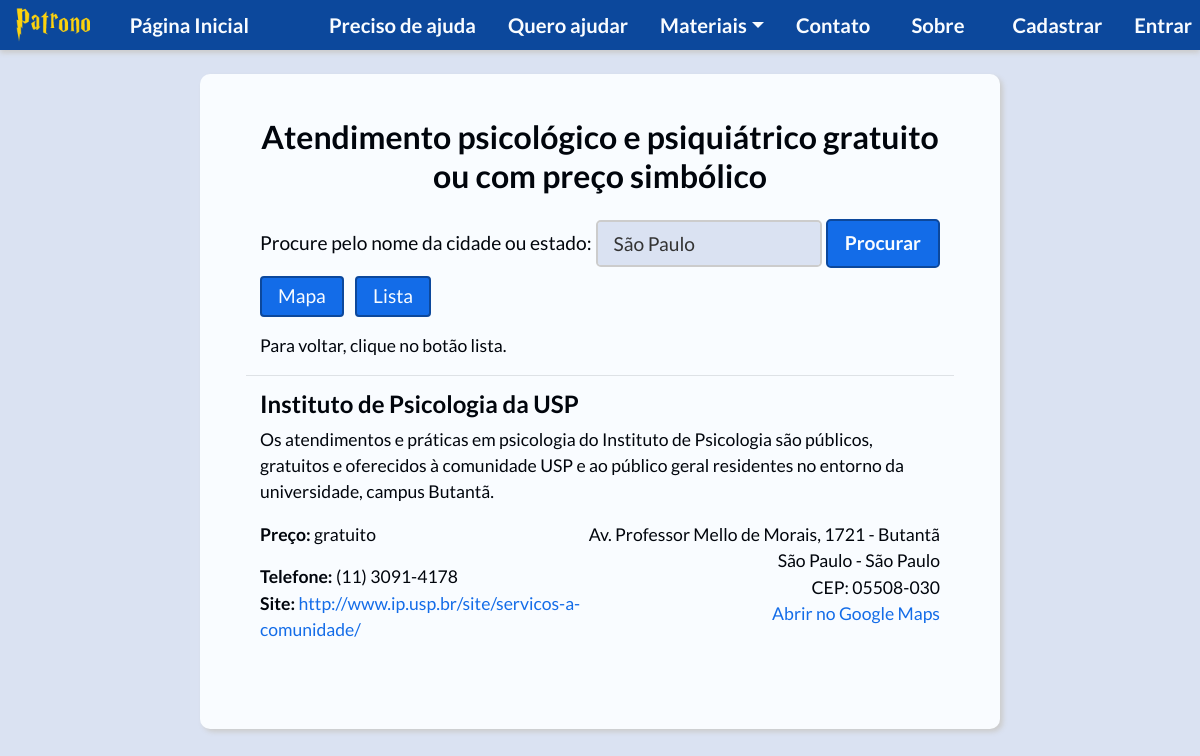
The app's page /php/local-selecionado.php?id=1 with its own data.
### tables this page shows
CREATE TABLE `localidade` (
  `id` int(11) NOT NULL,
  `latitude` varchar(255) DEFAULT NULL,
  `longitude` varchar(255) DEFAULT NULL,
  `logradouro` varchar(255) DEFAULT NULL,
  `numero` varchar(255) DEFAULT NULL,
  `complemento` varchar(255) DEFAULT NULL,
  `bairro` varchar(255) DEFAULT NULL,
  `cidade` varchar(255) DEFAULT NULL,
  `estado` varchar(255) DEFAULT NULL,
  `cep` varchar(255) DEFAULT NULL,
  `preco_min` varchar(255) DEFAULT NULL,
  `preco_max` varchar(255) DEFAULT NULL,
  `nome` varchar(255) DEFAULT NULL,
  `descricao` text,
  `horario` varchar(255) DEFAULT NULL,
  `telefone` varchar(255) DEFAULT NULL,
  `celular` varchar(255) DEFAULT NULL,
  `email` varchar(255) DEFAULT NULL,
  `link` varchar(255) DEFAULT NULL,
  `data_cadastro` datetime DEFAULT NULL
);

### php/local-selecionado.php (the view, shortened to what this page needs)
<!DOCTYPE html>
<html lang="pt-br">
<head>
  <link rel="stylesheet" href="/patrono/css/bootstrap.min.css">
  <link rel="stylesheet" href="/patrono/css/header.css">
  <link rel="stylesheet" href="/patrono/css/style.css">
</head>
<body>
  <?php
    require('../db.php');
    require_once('header.php');
    $id = $_GET['id'];
    $stmt = $pdo->prepare("SELECT * FROM localidade WHERE id = $id;");
    $stmt->execute();
    $result = $stmt->fetch(PDO::FETCH_ASSOC);
    $linkGoogleMaps[$result['id']] = "https://www.google.com/maps/search/?api=1&query=" . preg_replace('/\s+/', '+', $result['logradouro']) . "%2C+" . preg_replace('/\s+/', '+', $result['numero']) . "+" . preg_replace('/\s+/', '+', $result['bairro']) . "+" . preg_replace('/\s+/', '+', $result['cidade']) . "+" . preg_replace('/\s+/', '+', $result['estado']);
  ?>
  <div class="container container-light col-12 col-sm-10 col-lg-8">
    <?php require_once('local-busca.php');?>
    <p>Para voltar, clique no botão lista.</p>
    <div class="border-top">
      <h2 class="subtitulo"><?php echo $result['nome']?></h2>
      <p>
        <?php
          if($result['descricao']) {
            echo $result['descricao'];
          }
        ?>
      </p>
      <p class="local-endereco">
        <?php
          echo $result['logradouro'] . ", " . $result['numero'];
          echo " - " . $result['bairro'] . "<br>"
            . $result['cidade'] . " - " . $result['estado'] . "<br>
            CEP: " . $result['cep'] . "<br>
            <a href='" . $linkGoogleMaps[$result['id']] . "' target='_blank'>Abrir no Google Maps</a><br>";
        ?>
      </p>
      <p>
        <?php if($result['preco_min'] == 0 && $result['preco_max'] == 0) { ?>
          <span class="bold">Preço:</span> gratuito<br>
        <?php } else { ?>
          <span class="bold">Preço:</span> de R$<?php echo $result['preco_min']?>,00 até R$<?php echo $result['preco_max']?>,00<br>
        <?php } ?>
      </p>
      <p class="mb-5">
        <?php
          if($result['telefone']) {
            echo "<span class='bold'>Telefone:</span> " . $result['telefone'] . "<br>";
          }
          if($result['link']) {
            echo "<span class='bold'>Site:</span> <a href='" . $result['link'] . "' target='_blank'>" . $result['link'] . "</a>";
          }
        ?>
      </p>
    </div>
  </div>
</body>
</html>

### css/style.css (style rules this page uses)
body { background-color: #dae2f2; font-family: 'Lato', sans-serif!important; font-size: 1.1rem; }
.container { border-radius: 10px; margin: 2% auto; padding: 2% 5%; }
.container-light { background-color: #f9fcff; box-shadow: 3px 3px 5px #ccc; color: #01050c; }
a { color: #136ce8; }
.bold { font-weight: 600; }
.subtitulo { font-family: 'Lato', sans-serif; font-size: 1.5rem; font-weight: 700; }
.border-top { border-top: 1px solid #dae2f2; padding: 2%; margin: 0 -2%; }
@media (min-width: 1200px) { .local-endereco { float: right; text-align: right; } }

### records on screen
localidade: nome "Instituto de Psicologia da USP", descricao "Os atendimentos e práticas em psicologia do Instituto de Psicologia são públicos, gratuitos e oferecidos à comunidade USP e ao público geral residentes no entorno da universidade, campus Butantã.", logradouro "Av. Professor Mello de Morais", numero "1721", bairro "Butantã", cidade "São Paulo", estado "São Paulo", cep "05508-030", telefone "(11) 3091-4178", link "http://www.ip.usp.br/site/servicos-a-comunidade/"
